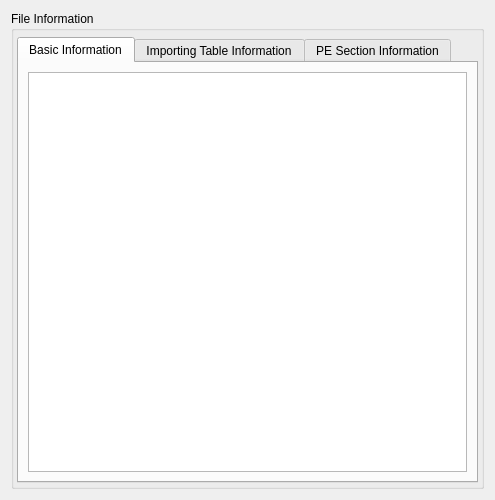
<?xml version="1.0" encoding="UTF-8"?>
<ui version="4.0">
 <class>Dialog</class>
 <widget class="QDialog" name="Dialog">
  <property name="geometry">
   <rect>
    <x>0</x>
    <y>0</y>
    <width>495</width>
    <height>500</height>
   </rect>
  </property>
  <property name="windowTitle">
<!--
   <string>详细信息</string>
-->
   <string>More Information</string>
  </property>
  <layout class="QVBoxLayout" name="verticalLayout">
   <item>
    <layout class="QVBoxLayout" name="verticalLayout_2" stretch="7">
     <property name="spacing">
      <number>3</number>
     </property>
     <item>
      <widget class="QGroupBox" name="groupBox">
       <property name="title">
<!--
        <string>文件信息</string>
-->
        <string>File Information</string>
       </property>
       <layout class="QHBoxLayout" name="horizontalLayout">
        <property name="spacing">
         <number>3</number>
        </property>
        <property name="leftMargin">
         <number>3</number>
        </property>
        <property name="topMargin">
         <number>6</number>
        </property>
        <property name="rightMargin">
         <number>3</number>
        </property>
        <property name="bottomMargin">
         <number>3</number>
        </property>
        <item>
         <widget class="QTabWidget" name="tabWidget">
          <property name="currentIndex">
           <number>0</number>
          </property>
          <widget class="QWidget" name="tab">
           <attribute name="title">
<!--
            <string>基本信息</string>
-->
            <string>Basic Information</string>
           </attribute>
           <layout class="QHBoxLayout" name="horizontalLayout_3">
            <item>
             <widget class="QListWidget" name="listWidget"/>
            </item>
           </layout>
          </widget>
          <widget class="QWidget" name="tab_4">
           <attribute name="title">
<!--
            <string>导入表信息</string>
-->
            <string>Importing Table Information</string>
           </attribute>
           <layout class="QHBoxLayout" name="horizontalLayout_6">
            <item>
             <widget class="QTreeWidget" name="treeWidget">
              <column>
               <property name="text">
                <string notr="true">1</string>
               </property>
              </column>
             </widget>
            </item>
           </layout>
          </widget>
          <widget class="QWidget" name="tab_3">
           <attribute name="title">
<!--
            <string>PE节信息</string>
-->
            <string>PE Section Information</string>
           </attribute>
           <layout class="QHBoxLayout" name="horizontalLayout_5">
            <item>
             <widget class="QTableWidget" name="tableWidget">
              <attribute name="verticalHeaderVisible">
               <bool>false</bool>
              </attribute>
              <column>
               <property name="text">
                <string>Name</string>
               </property>
              </column>
              <column>
               <property name="text">
                <string>VirtualAddr</string>
               </property>
              </column>
              <column>
               <property name="text">
                <string>VirtualSize</string>
               </property>
              </column>
              <column>
               <property name="text">
                <string>RawSize</string>
               </property>
              </column>
              <column>
               <property name="text">
                <string>Entropy</string>
               </property>
              </column>
             </widget>
            </item>
           </layout>
          </widget>
         </widget>
        </item>
       </layout>
      </widget>
     </item>
    </layout>
   </item>
  </layout>
 </widget>
 <resources/>
 <connections/>
</ui>
